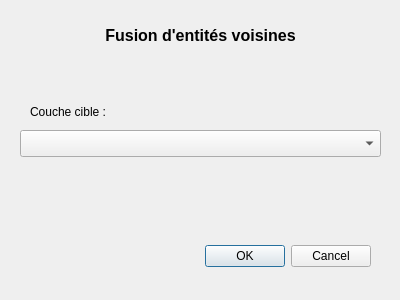
<?xml version="1.0" encoding="UTF-8"?>
<ui version="4.0">
 <class>NeighborMergerDialogBase</class>
 <widget class="QDialog" name="NeighborMergerDialogBase">
  <property name="geometry">
   <rect>
    <x>0</x>
    <y>0</y>
    <width>400</width>
    <height>300</height>
   </rect>
  </property>
  <property name="windowTitle">
   <string>NeighborMerger</string>
  </property>
  <widget class="QDialogButtonBox" name="button_box">
   <property name="geometry">
    <rect>
     <x>30</x>
     <y>240</y>
     <width>341</width>
     <height>32</height>
    </rect>
   </property>
   <property name="orientation">
    <enum>Qt::Horizontal</enum>
   </property>
   <property name="standardButtons">
    <set>QDialogButtonBox::Cancel|QDialogButtonBox::Ok</set>
   </property>
  </widget>
  <widget class="QgsMapLayerComboBox" name="targetLayerComboBox">
   <property name="geometry">
    <rect>
     <x>20</x>
     <y>130</y>
     <width>361</width>
     <height>27</height>
    </rect>
   </property>
   <property name="filters">
    <set>QgsMapLayerProxyModel::PolygonLayer</set>
   </property>
  </widget>
  <widget class="QLabel" name="label">
   <property name="geometry">
    <rect>
     <x>30</x>
     <y>96</y>
     <width>161</width>
     <height>31</height>
    </rect>
   </property>
   <property name="text">
    <string>Couche cible :</string>
   </property>
  </widget>
  <widget class="QLabel" name="label_2">
   <property name="geometry">
    <rect>
     <x>10</x>
     <y>10</y>
     <width>381</width>
     <height>51</height>
    </rect>
   </property>
   <property name="text">
    <string>&lt;html&gt;&lt;head/&gt;&lt;body&gt;&lt;p align=&quot;center&quot;&gt;&lt;span style=&quot; font-size:12pt; font-weight:600;&quot;&gt;Fusion d'entités voisines&lt;/span&gt;&lt;/p&gt;&lt;/body&gt;&lt;/html&gt;</string>
   </property>
  </widget>
 </widget>
 <customwidgets>
  <customwidget>
   <class>QgsMapLayerComboBox</class>
   <extends>QComboBox</extends>
   <header>qgsmaplayercombobox.h</header>
  </customwidget>
 </customwidgets>
 <resources/>
 <connections>
  <connection>
   <sender>button_box</sender>
   <signal>accepted()</signal>
   <receiver>NeighborMergerDialogBase</receiver>
   <slot>accept()</slot>
   <hints>
    <hint type="sourcelabel">
     <x>20</x>
     <y>20</y>
    </hint>
    <hint type="destinationlabel">
     <x>20</x>
     <y>20</y>
    </hint>
   </hints>
  </connection>
  <connection>
   <sender>button_box</sender>
   <signal>rejected()</signal>
   <receiver>NeighborMergerDialogBase</receiver>
   <slot>reject()</slot>
   <hints>
    <hint type="sourcelabel">
     <x>20</x>
     <y>20</y>
    </hint>
    <hint type="destinationlabel">
     <x>20</x>
     <y>20</y>
    </hint>
   </hints>
  </connection>
 </connections>
</ui>
